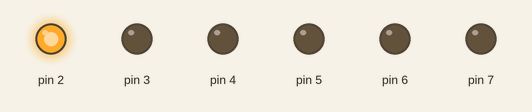
A sketch run on a simulated Arduino Uno, built with avr-gcc and run on an emulated ATmega328P. Parts: output pins drawn as LEDs (lit = HIGH).

Above: at 0.2 s.
At 1.7 s:
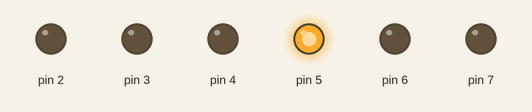
At 2.7 s:
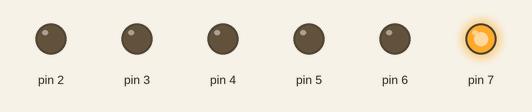
At 3.2 s:
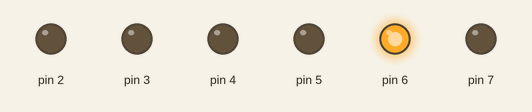
At 4.7 s:
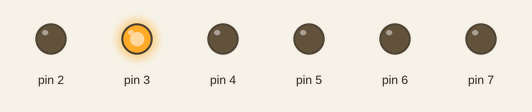
At 6.2 s:
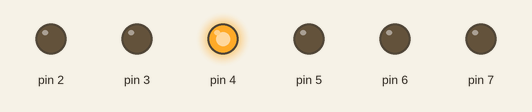
Timing chart, 0 to 6.5 s (numbered marks = the images above):
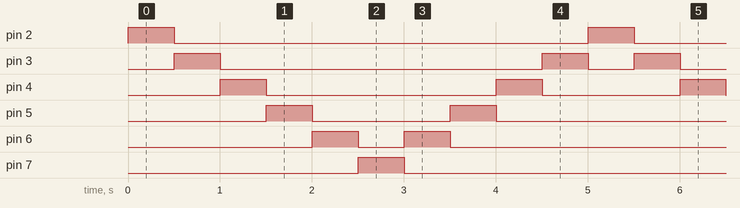

The sketch:

RunningLED.ino
```cpp
void setup() {
    for (int i = 2; i < 8; ++i) {
        pinMode(i, OUTPUT);
    }
}

void loop() {
    for (int i = 2; i < 7; ++i) {
        digitalWrite(i, HIGH);
        delay(500);
        digitalWrite(i, LOW);
    }

    for (int i = 7; i > 2; --i) {
        digitalWrite(i, HIGH);
        delay(500);
        digitalWrite(i, LOW);
    }
}
```

Measured:
- by itself, pin 2, pin 7: alternates HIGH for 0.50 s and LOW for 4.5 s
- by itself, pin 3: repeats every 5.0 s: LOW 3.5 s, HIGH 0.50 s, LOW 0.50 s, HIGH 0.50 s
- by itself, pin 4: repeats every 5.0 s: LOW 2.5 s, HIGH 0.50 s, LOW 1.5 s, HIGH 0.50 s
- by itself, pin 5: repeats every 5.0 s: LOW 1.5 s, HIGH 0.50 s, LOW 2.5 s, HIGH 0.50 s
- by itself, pin 6: repeats every 5.0 s: LOW 0.50 s, HIGH 0.50 s, LOW 3.5 s, HIGH 0.50 s
